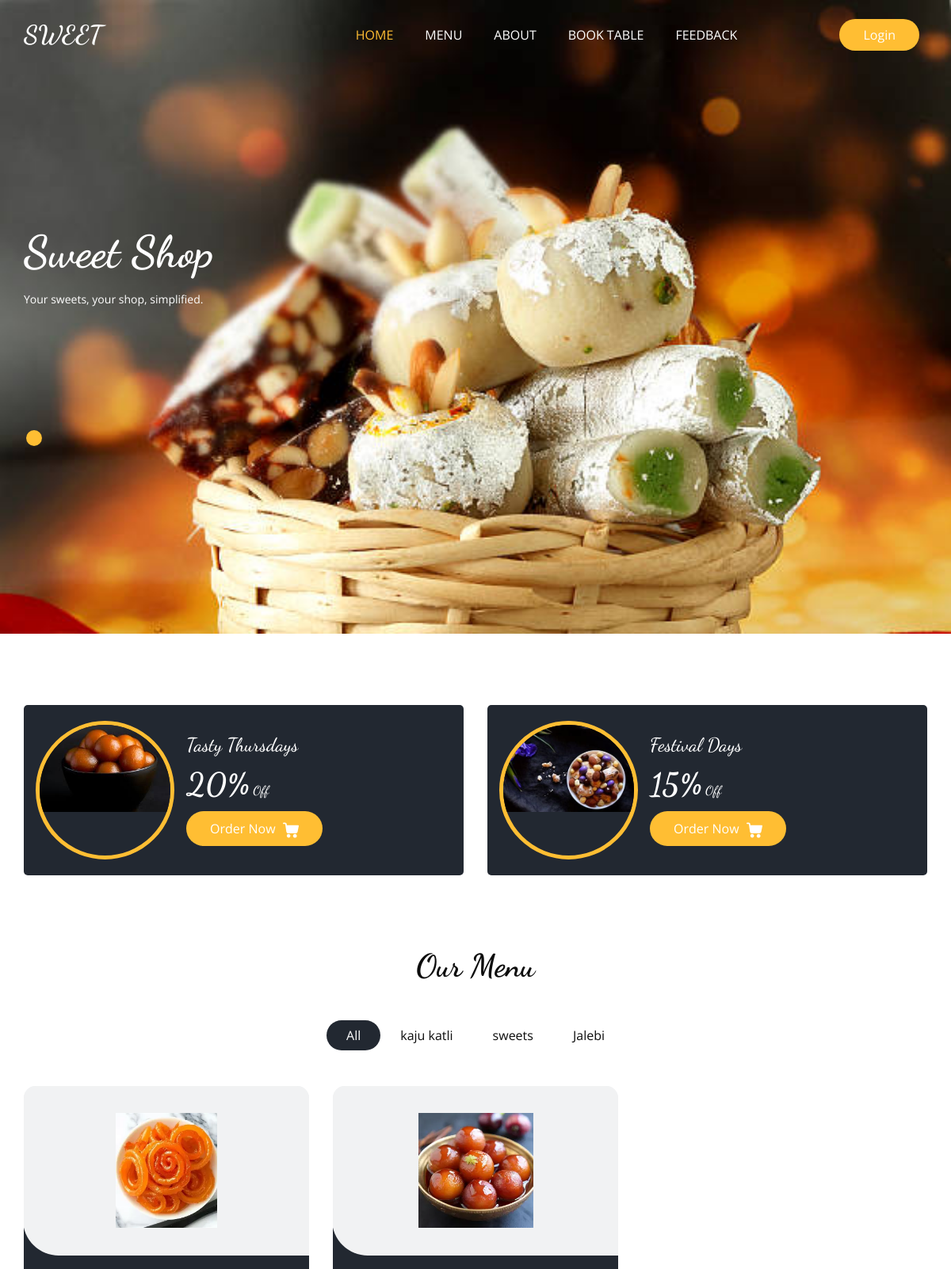
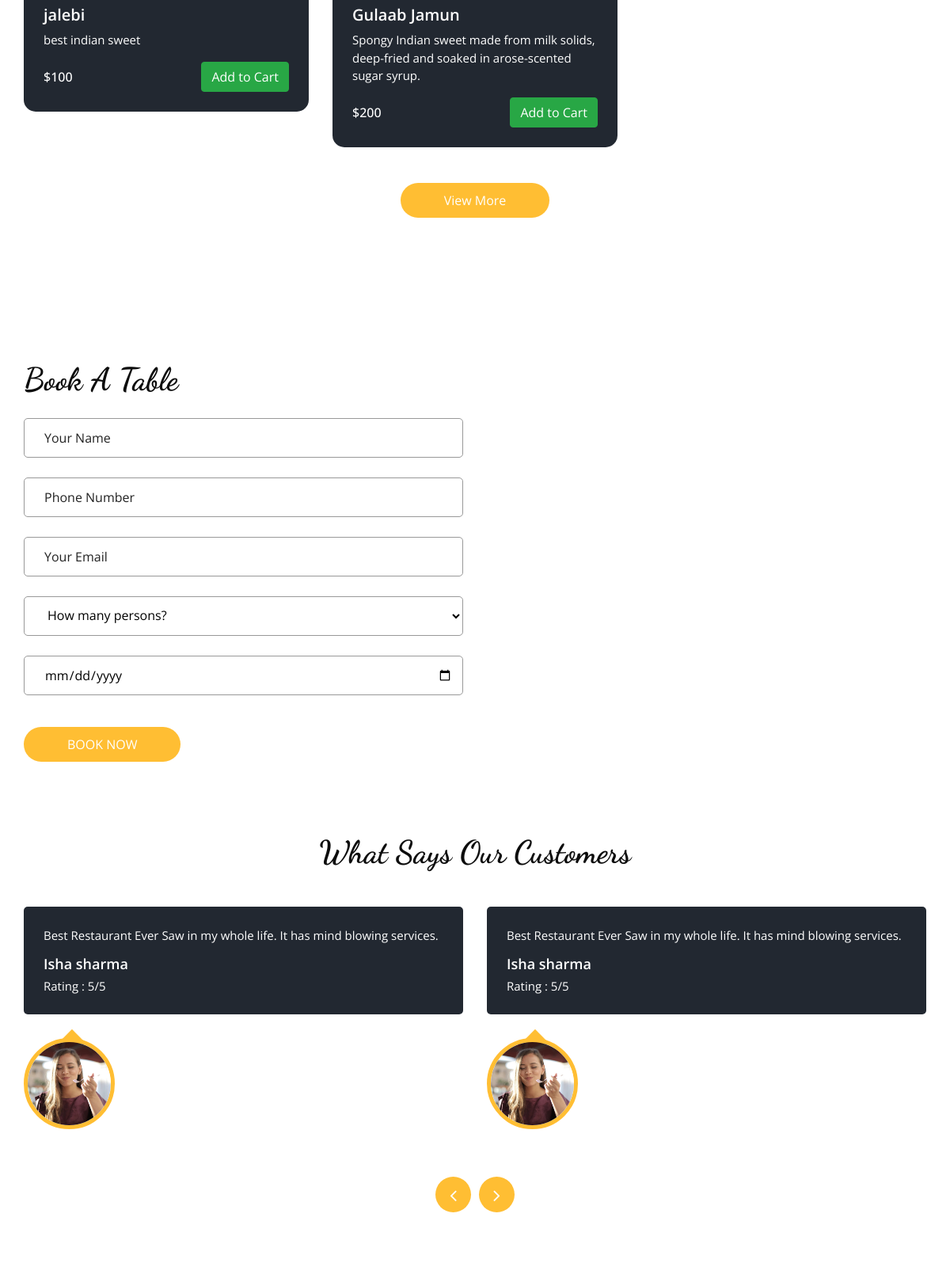
The page / (upper part) on the database its author committed (2 pictures, top to bottom).
### Base_App/models.py (models this page shows, shortened)
class ItemList(models.Model):
    Category_name = models.CharField(max_length=15)
    def __str__(self):
        return self.Category_name

class Items(models.Model):
    Item_name = models.CharField(max_length=40)
    description = models.TextField(blank=False)
    Price = models.IntegerField()
    Category = models.ForeignKey(ItemList, related_name='Name', on_delete=models.CASCADE)
    Image = models.ImageField(upload_to='items/')

class Feedback(models.Model):
    User_name = models.CharField(max_length=15)
    Description = models.TextField(blank=False)
    Rating = models.IntegerField()
    Image = models.ImageField(upload_to='feedback/', blank=True)

### Base_App/views.py (the view)
# urls.py: path('', HomeView, name='Home'),
def HomeView(request):
    items =  Items.objects.all()
    list = ItemList.objects.all()
    review = Feedback.objects.all().order_by('-id')[:5]
    return render(request, 'home.html',{'items': items, 'list': list, 'review': review})

### Template/home.html (shortened to what this page needs)
{% extends "base.html" %}
{% block home_status %}active{% endblock home_status %}
{% load static %}
{% block slider %}
    <section class="slider_section ">
      <div id="customCarousel1" class="carousel slide" data-ride="carousel">
        <div class="carousel-inner">
          <div class="carousel-item active">
            <div class="container ">
              <div class="row">
                <div class="col-md-7 col-lg-6 ">
                  <div class="detail-box">
                    <h1>
                      Sweet Shop
                    </h1>
                    <p>
                      Your sweets, your shop, simplified.
                    </p>
                  </div>
                </div>
              </div>
            </div>
          </div>
        </div>
        <div class="container">
          <ol class="carousel-indicators">
            <li data-target="#customCarousel1" data-slide-to="0" class="active"></li>
          </ol>
        </div>
      </div>
    </section>
    {% endblock slider %}
{% block main %}
  <section class="offer_section layout_padding-bottom">
    <div class="offer_container">
      <div class="container ">
        <div class="row">
          <div class="col-md-6  ">
            <div class="box ">
              <div class="img-box">
                <img src="{% static 'images/her.jpeg' %}" alt="">
              </div>
              <div class="detail-box">
                <h5>
                  Tasty Thursdays
                </h5>
                <h6>
                  <span>20%</span> Off
                </h6>
                <a href="">
                  Order Now
                </a>
              </div>
            </div>
          </div>
          <div class="col-md-6  ">
            <div class="box ">
              <div class="img-box">
                <img src="{% static 'images/heroo.jpeg' %}" alt="">
              </div>
              <div class="detail-box">
                <h5>
                  Festival Days
                </h5>
                <h6>
                  <span>15%</span> Off
                </h6>
                <a href="">
                  Order Now
                </a>
              </div>
            </div>
          </div>
        </div>
      </div>
    </div>
  </section>
  <section class="food_section layout_padding-bottom">
    <div class="container">
      <div class="heading_container heading_center">
        <h2>
          Our Menu
        </h2>
      </div>
      <ul class="filters_menu">
        <li class="active" data-filter="*">All</li>
        {% for i in list %}
        <li data-filter=".{{i.Category_name}}">{{i.Category_name}}</li>
        {% endfor %}
      </ul>
      <div class="filters-content">
        <div class="row grid">
          {% for j in items %}
          <div class="col-sm-6 col-lg-4 all {{j.Category}}">
            <div class="box">
              <div>
                <div class="img-box">
                  <img src="/media/{{j.Image}} " alt="{{j.Image}}">
                </div>
                <div class="detail-box">
                  <h5>
                    {{j.Item_name}}
                  </h5>
                  <p>
                    {{j.description}}
                  </p>
                  <div class="options">
                    <h6>
                      ${{j.Price}}
                    </h6>
                    <button class="btn btn-success add-to-cart" data-item-id="{{j.id}}" data-item-name="{{j.Item_name}}" data-item-price="{{j.Price}}">
                      Add to Cart
                    </button>
                  </div>
                </div>
              </div>
            </div>
          </div>
          {% endfor %}
        </div>
      </div>
      <div class="btn-box">
        <a href="">
          View More
        </a>
      </div>
    </div>
  </section>
  <section class="book_section layout_padding">
    <div class="container">
      <div class="heading_container">
        <h2>
          Book A Table
        </h2>
      </div>
      <div class="row">
        <div class="col-md-6">
          <div class="form_container">
            <form action="{% url "Book_Table" %}" method='POST'>{% csrf_token %}
              <div>
                <input type="text" class="form-control" name="user_name" required placeholder="Your Name" />
              </div>
              <div>
                <input type="text" class="form-control" name="phone_number" required placeholder="Phone Number" />
              </div>
              <div>
                <input type="email" class="form-control" name="user_email" placeholder="Your Email" />
              </div>
              <div>
                <select class="form-control nice-select wide" required name="total_person">
                  <option value="" disabled selected>
                    How many persons?
                  </option>
                </select>
              </div>
              <div>
                <input type="date" required name="booking_data" class="form-control">
              </div>
              <div class="btn_box">
                <button>
                  Book Now
                </button>
              </div>
            </form>
          </div>
        </div>
        <div class="col-md-6">
          <div class="map_container ">
            <div id="googleMap"></div>
          </div>
        </div>
      </div>
    </div>
  </section>
  <section class="client_section layout_padding-bottom">
    <div class="container">
      <div class="heading_container heading_center psudo_white_primary mb_45">
        <h2>
          What Says Our Customers
        </h2>
      </div>
      <div class="carousel-wrap row ">
        <div class="owl-carousel client_owl-carousel">
          {% for k in review %}
          <div class="item">
            <div class="box">
              <div class="detail-box">
                <p>
                  {{k.Description}}
                </p>
                <h6>
                  {{k.User_name}}
                </h6>
                <p>
                  Rating : {{k.Rating}}/5
                </p>
              </div>
              <div class="img-box">
                <img src="/media/{{k.Image}}" alt="{{k.Image}}" class="box-img">
              </div>
            </div>
          </div>
          {% endfor %}
        </div>
      </div>
    </div>
  </section>
{% endblock main %}

### Static/css/responsive.css (style rules this page uses)
@media (min-width: 1200px) { .container { max-width: 1170px; } }

### rows shown on the page
ItemList: Category_name "kaju katli"
ItemList: Category_name "sweets"
ItemList: Category_name "Jalebi"
Items: Image (picture), Item_name "jalebi", description "best indian sweet", Price "100"
Items: Image (picture), Item_name "Gulaab Jamun", description "Spongy Indian sweet made from milk solids, deep-fried and soaked in arose-scented sugar syrup.", Price "200"
Feedback: Description "Best Restaurant Ever Saw in my whole life. It has mind blowing services.", User_name "Isha sharma", Rating "5", Image (picture)
